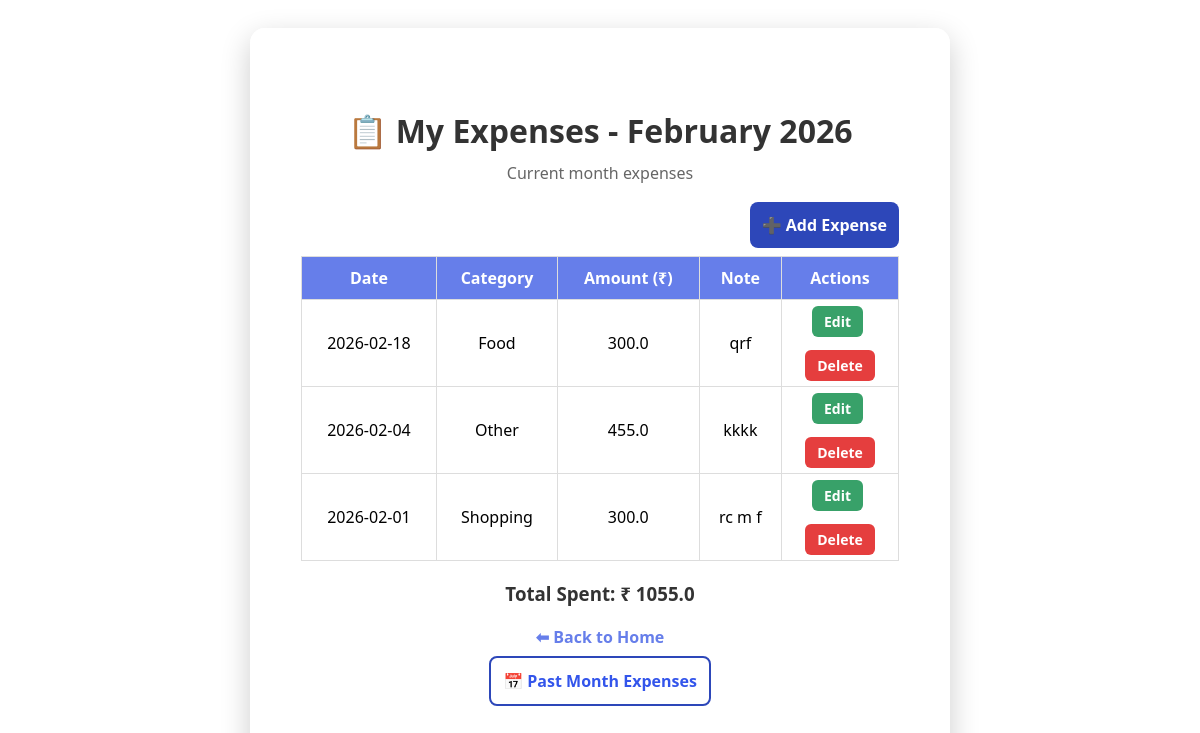
Screenshot of /expenses (signed in) with the database file from the repository.
### tables this page shows
CREATE TABLE expenses (
            id INTEGER PRIMARY KEY AUTOINCREMENT,
            username TEXT NOT NULL,
            amount REAL NOT NULL,
            category TEXT NOT NULL,
            date TEXT NOT NULL,
            note TEXT
        );

### app.py (the view)
@app.route("/expenses")
def view_expenses():
    if "user" not in session:
        return redirect("/login")
    username = session["user"]
    today = datetime.today()
    first_day = today.replace(day=1)
    if today.month == 12:
        last_day = today.replace(year=today.year + 1, month=1, day=1) - timedelta(days=1)
    else:
        last_day = today.replace(month=today.month + 1, day=1) - timedelta(days=1)
    conn = get_db_connection()
    expenses = conn.execute("""
        SELECT * FROM expenses
        WHERE username = ? AND date BETWEEN ? AND ?
        ORDER BY date DESC
    """, (
        username,
        first_day.strftime("%Y-%m-%d"),
        last_day.strftime("%Y-%m-%d")
    )).fetchall()
    conn.close()
    total = sum(expense["amount"] for expense in expenses)
    month_name = today.strftime("%B %Y")
    return render_template(
        "view_expenses.html",
        expenses=expenses,
        total=total,
        month=month_name
    )

### app.py (called while the page is built)
def get_db_connection():
    conn = sqlite3.connect("expenses.db")
    conn.row_factory = sqlite3.Row
    return conn

### templates/view_expenses.html (shortened to what this page needs)
<!DOCTYPE html>
<html lang="en">
<head>
    <link rel="stylesheet" href="{{ url_for('static', filename='style.css') }}">
</head>
<body>
<div class="container" style="width: 700px;">
    <h1>📋 My Expenses - {{ month }}</h1>
    <p class="subtitle">Current month expenses</p>
    <div style="text-align: right; margin-bottom: 20px;">
        <a href="{{ url_for('add_expense') }}" class="btn primary">➕ Add Expense</a>
    </div>
    {% if expenses %}
    <table class="expense-table">
        <thead>
            <tr>
                <th>Date</th>
                <th>Category</th>
                <th>Amount (₹)</th>
                <th>Note</th>
                <th>Actions</th>
            </tr>
        </thead>
        <tbody>
            {% for expense in expenses %}
            <tr>
                <td>{{ expense.date }}</td>
                <td>{{ expense.category }}</td>
                <td>{{ expense.amount }}</td>
                <td>{{ expense.note or "-" }}</td>
                <td>
                    <a href="{{ url_for('edit_expense', expense_id=expense.id) }}" class="btn edit">Edit</a><br><br>
                    <a href="{{ url_for('delete_expense', expense_id=expense.id) }}"
                       class="btn delete"
                       onclick="return confirm('Are you sure you want to delete this expense?');">
                       Delete
                    </a>
                </td>
            </tr>
            {% endfor %}
        </tbody>
    </table>
    <h3 class="total">Total Spent: ₹ {{ total }}</h3>
    {% else %}
        <p>No expenses added for this month yet.</p>
    {% endif %}
    <a href="/" class="back-link">⬅ Back to Home</a><br><br>
    <a href="{{ url_for('past_month_expenses') }}" class="btn secondary">📅 Past Month Expenses</a>
</div>
</body>
</html>

### static/style.css (style rules this page uses)
* { margin: 0; padding: 0; box-sizing: border-box; font-family: "Segoe UI", sans-serif; }
body { height: 100vh; background-image: url("https://images.pexels.com/photos/27920274/pexels-photo-27920274.jpeg?cs=srgb&dl=pexels-jakubzerdzicki-27920274.jpg&fm=jpg"); background-size: cover; background-position: center; background-repeat: no-repeat; display: flex; align-items: center; justify-content: center; }
.container { background: rgba(255, 255, 255, 0.75); backdrop-filter: blur(10px); -webkit-backdrop-filter: blur(10px); padding: 80px 50px; width: 500px; text-align: center; border-radius: 15px; box-shadow: 0 10px 30px rgba(0,0,0,0.2); border: 1px solid rgba(255, 255, 255, 0.3); }
.container h1 { font-size: 32px; margin-bottom: 10px; color: #333; }
.subtitle { color: #666; margin-bottom: 30px; }
.btn { text-decoration: none; padding: 12px; border-radius: 8px; font-size: 16px; font-weight: 600; transition: 0.3s ease; cursor: pointer; border: none; }
.primary { background: #2d47b9; color: white; }
.secondary { border: 2px solid #2d47b9; color: #3355eb; }
.edit { background: #38a169; color: white; padding: 6px 12px; border-radius: 6px; text-decoration: none; font-size: 14px; margin-right: 5px; }
.delete { background: #e53e3e; color: white; padding: 6px 12px; border-radius: 6px; text-decoration: none; font-size: 14px; }
.back-link { display: inline-block; margin-top: 20px; color: #667eea; text-decoration: none; font-weight: 600; }
.expense-table { width: 100%; border-collapse: collapse; margin-top: 20px; }
.expense-table th, .expense-table td { border: 1px solid #ddd; padding: 10px; text-align: center; }
.expense-table th { background: #667eea; color: white; }
.total { margin-top: 20px; color: #333; }

### rows the page displays
expenses: date "2026-02-18", category "Food", amount "300.0", note "qrf"
expenses: date "2026-02-04", category "Other", amount "455.0", note "kkkk"
expenses: date "2026-02-01", category "Shopping", amount "300.0", note "rc m f"

### other values shown
{{ total }} "1055.0"
